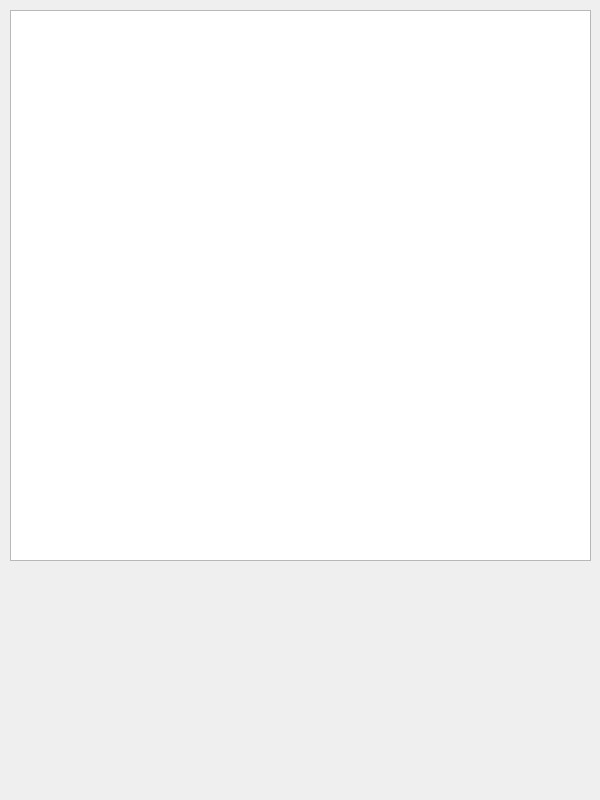
<?xml version="1.0" encoding="UTF-8"?>
<ui version="4.0">
 <class>instruction</class>
 <widget class="QDialog" name="instruction">
  <property name="geometry">
   <rect>
    <x>0</x>
    <y>0</y>
    <width>600</width>
    <height>800</height>
   </rect>
  </property>
  <property name="windowTitle">
   <string>Dialog</string>
  </property>
  <property name="autoFillBackground">
   <bool>true</bool>
  </property>
  <widget class="QTextBrowser" name="textBrowser">
   <property name="geometry">
    <rect>
     <x>10</x>
     <y>10</y>
     <width>581</width>
     <height>551</height>
    </rect>
   </property>
  </widget>
 </widget>
 <resources/>
 <connections/>
</ui>
